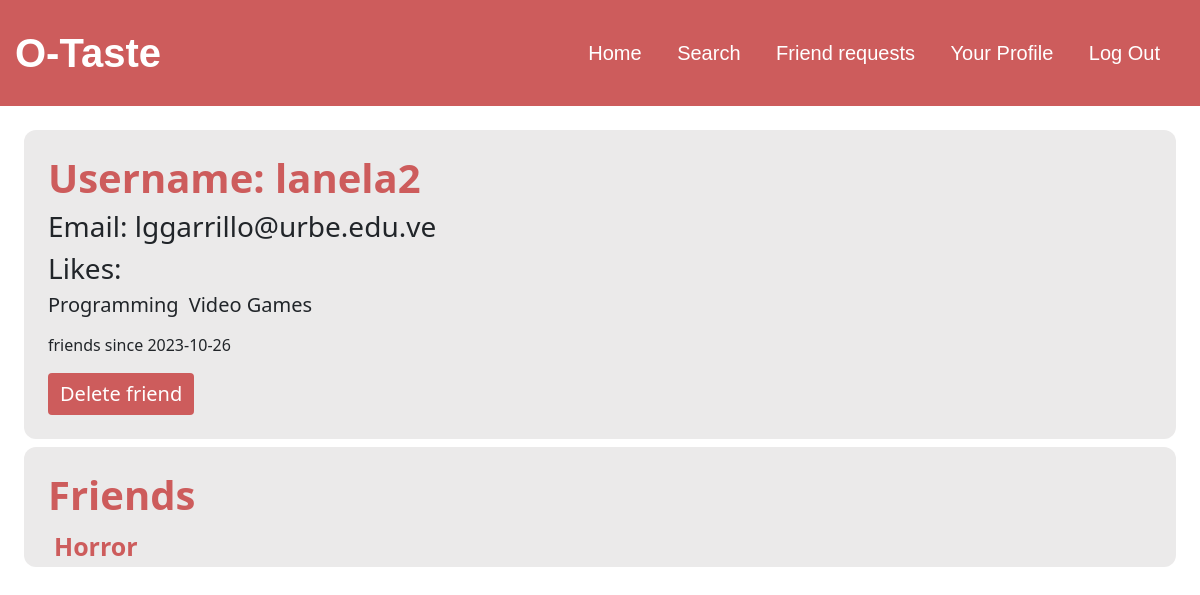
Screenshot of /other_profile?userId=3 (signed in) with the database file from the repository.
### tables this page shows
CREATE TABLE users (id INTEGER PRIMARY KEY AUTOINCREMENT NOT NULL, username TEXT NOT NULL, hash TEXT NOT NULL, birthday text not null, gender text not null, email text not null);

CREATE TABLE "areas" (id integer primary key autoincrement not null, name text(50) not null);

CREATE TABLE connections (id integer primary key autoincrement, userId integer not null, connectionId integer not null, date text not null, time text not null, foreign key(userId) references users(id), foreign key(connectionId) references users(id));

### app.py (the view, shortened to what this page needs)
@app.route("/other_profile")
def other_profile():
    def set_profile(id):
        friends = False
        request_sent = False
        request_received = False
        rows = db.execute("SELECT username, email FROM users WHERE id = ?", id)
        user = rows[0]
        user_interests = db.execute("SELECT a.name FROM interests i join areas a on a.id = i.areaId WHERE i.userId = ?", id)
        interests = db.execute("SELECT name FROM areas order by name")
        user_friends = db.execute("select u.id, u.username from users u join connections c on c.connectionId = u.id where c.userId = ?", id)
        rows = db.execute("select id, date from connections where userId = ? and connectionId = ?", id, session["user_id"])
        if rows:
            friends = True
            user["date"] = rows[0]["date"]
        return user, user_interests, interests, user_friends, friends, request_sent, request_received
    id = request.args.get("userId")
    if int(id) == int(session["user_id"]):
        return redirect("/profile")
    user, user_interests, interests, user_friends, friends, request_sent, request_received = set_profile(id)
    return render_template(
        "other_profile.html",
        user=user,
        user_interests=user_interests,
        interests=interests,
        user_friends=user_friends,
        id=id,
        friends=friends,
        request_sent=request_sent,
        request_received=request_received
        ), 200

### app.py (called while the page is built)
@app.after_request
def after_request(response):
    response.headers["Cache-Control"] = "no-cache, no-store, must-revalidate"
    response.headers["Expires"] = 0
    response.headers["Pragma"] = "no-cache"
    return response

### templates/other_profile.html (shortened to what this page needs)
{% extends "layout.html" %}
{% block main %}
    <div class="mx-4 my-4">
        <section class="background px-4 py-4 mb-2">
            <h1 class="title">Username: {{ user.username }}</h1>
            {% if friends %}
                <h3>Email: {{ user.email }}</h3>
            {% endif %}
            <h3>Likes: </h3>
            {% if user_interests %}
                <div class="mb-4">
                    {% for interest in user_interests %}
                        <h5 class="like-display"> {{ interest.name }} </h5>
                    {% endfor %}
                </div>
            {% else %}
                <p>They have no interests</p>
            {% endif %}
            <br>
            <div class="text-left">
                {% if friends %}
                    <p>friends since {{ user.date }}</p>
                    <form action="/delete_friend"  method="post">
                        <button class="btn btn-primary-name" type="submit" style="background-color: indianred; color: white; border:none; font-size: 20px;">Delete friend</button>
                    </form>
                {% endif %}
            </div>
        </section>
        <section class="background px-4 py-4 mb-2">
            <h1 class="title">Friends</h1>
            {% if user_friends %}
                {% for friend in user_friends %}
                    <div class="mb-4">
                        <form action="/other_profile" style="float:left">
                            <button class="search-name" type="submit">{{ friend.username }}</button>
                        </form>
                    </div>
                {% endfor %}
            {% else %}
                <p>You have no friends</p>
            {% endif %}
        </section>
    </div>
{% endblock %}

### static/styles.css (style rules this page uses)
.background { background-color: rgb(235, 234, 234); border-radius: 12px; }
.like-display { float: left; margin-right: 10px; }
.title { color: indianred; font-weight: bold; }
.search-name { color: indianred; font-size: 25px; font-weight: bold; text-decoration: none; background-color: rgb(235, 234, 234); border:none; }

### rows the page displays
users: username "lanela2", email "lggarrillo@urbe.edu.ve"
areas: name "Programming"
areas: name "Video Games"
connections: date "2023-10-26"
users: username "Horror"
